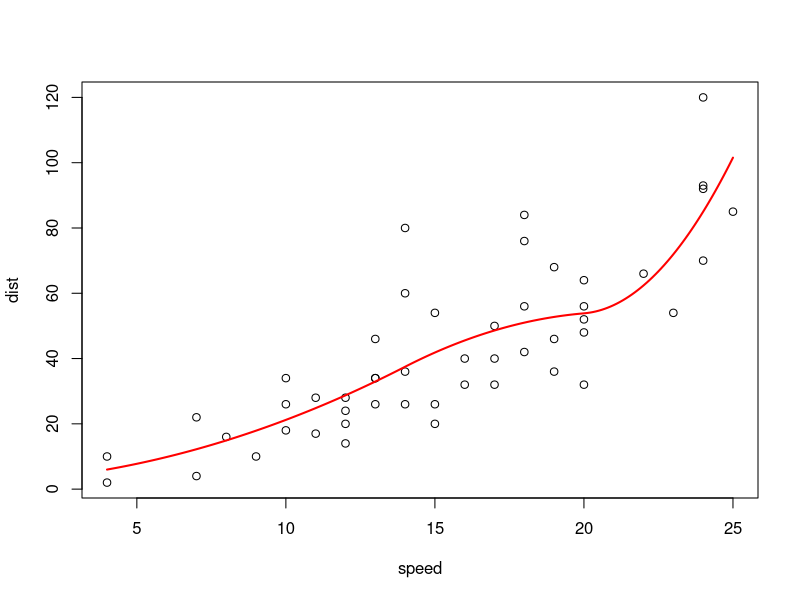
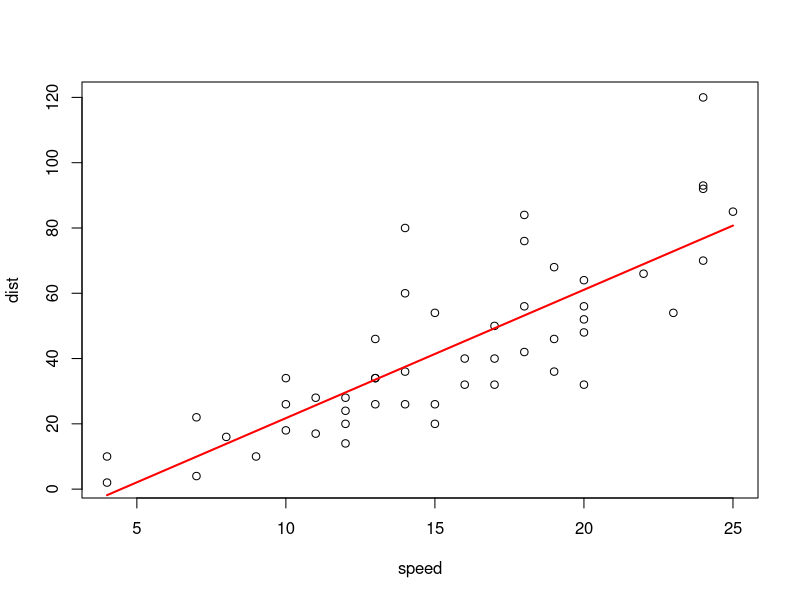
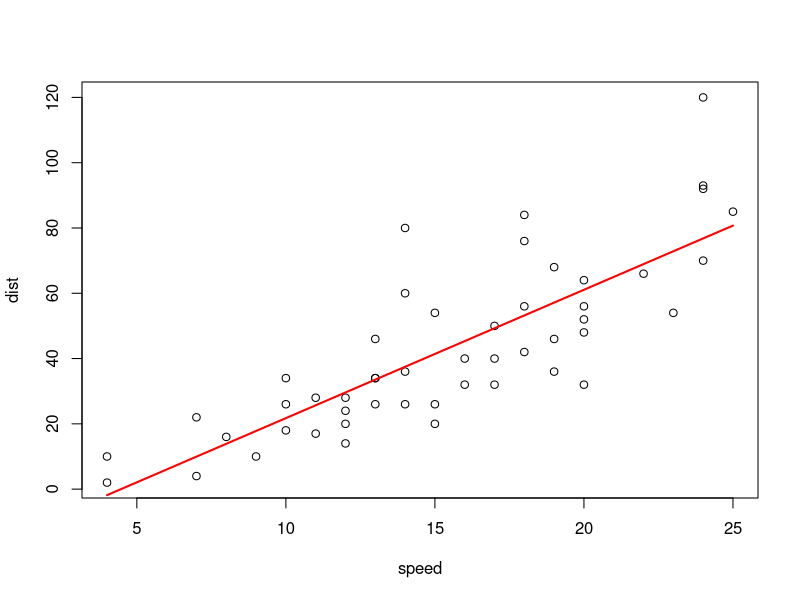
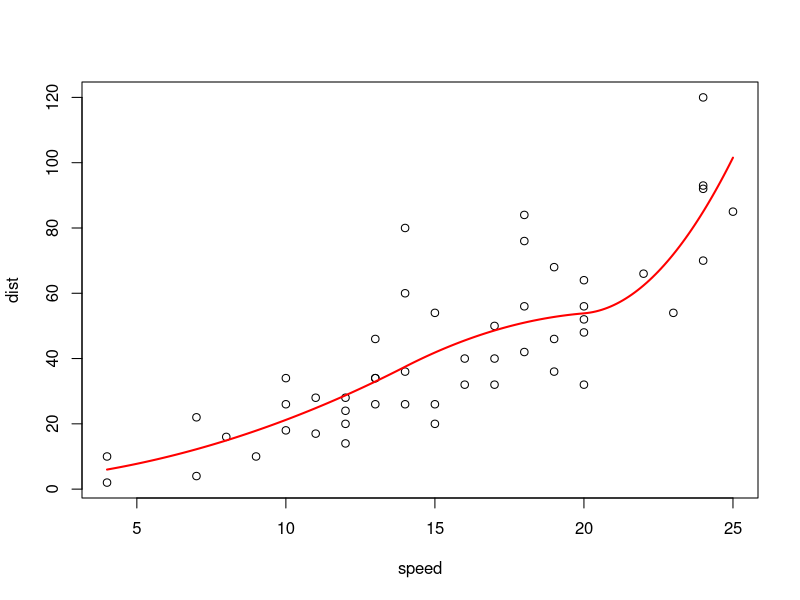

Generate these figures, in order, with R: (Note: this script raises an error after producing the figures.)
# Working out how to fit a linear model without using lm()
# Inspired by "Fitting a Model by Maximum Likelihood"
# by Andrew of Exegetic Analytics
# https://www.r-bloggers.com/fitting-a-model-by-maximum-likelihood/

# Remove all current objects in the workspace
  rm(list = ls(all = TRUE))
  set.seed(123)

# -----------------------------------------------------------------------------
#  So, consider the following dataset, with the following spline regression,
  library(splines)
  K <- c(14, 20)  # knots
  plot(cars)
  lm.mod <- lm(dist ~ bs(speed, knots = c(K), degree = 2), data = cars)
  u <- seq(4, 25, by = 0.1)  # test model at these speeds
  B <- data.frame(speed = u)  # data.frame(speeds)
  lm.Y <- predict(lm.mod, newdata = B)  # predicted dist for the desired speeds
  lines(u, lm.Y, lwd = 2, col = "red")
# We have the following (nice) picture
# But this is done using the lm() function which uses QR decomposition
# While this method is efficient, it uses least squares

# The aim is to determine how to fit a model using gradient descent so that
# maximum likelihood can be used instead
# So first lets max a basic example to work on
  test.mod <- lm(dist ~ speed, data = cars)
  test.Y <- predict(test.mod, newdata = B)
  plot(cars)
  lines(u, test.Y, lwd = 2, col = "red")
  summary(test.mod)

# This model is a straight line so its represented by the function:
# y = beta1*x + beta0
# This is effectively a 1 degree spline with no knots
# lm() looks to find the model with the best residuals, using least squares
# e.g. sum((C[obs] - C[hat])^2)
# The same can be done with optim()

# function(Cobs, Chat) {
#   err <- Cobs - Chat
#   squ.err <- err^2
#   sse <- sum(squ.err)  # Sum of squared errors to be minimised
#   sse
# }

# This final values is what we want to optimise
# To reach the lowest possible squared error, we request that optim changes
# beta1 and beta0 of our function

  ls.func <- function(par, x, y) {
    b0 <- par[1]
    b1 <- par[2]
    err <- y - b1*x - b0
    sse <- sum(err^2)
  }

  ls.func.result <- optim(
    c(-17, 4),  # Initial parameter estimates
    ls.func,  # Fitting function
    method = "BFGS",
    x = cars$speed, y = cars$dist  # Function arguments
  )

# Here we appear to have replicated lm() to within four significant figures
# To make predictions using this model we simply replicate the function
  plot(cars)
  ls.func.Y <- ls.func.result$par[2]*u + ls.func.result$par[1]
  lines(u, ls.func.Y, lwd = 2, col = "red")

# The trick is to apply this to splines
# -----------------------------------------------------------------------------
# Splines are represented by an additive linear model, where each component of
# the spline does not interact with one another.

# To determine the number of parameters for optimisation, the degree of the
# spline and the number of knots must be considered. These are added together to
# determine the number of components there are to the linear model
# 1 degree + 0 knots = 1 component = 2 parameters
# 2 degree + 2 knots = 4 components = 5 parameters

# The basis matrix for a spline is used when fitting a model, therefore we use
# each part of the matrix as an independent variable to determine our dependent
# variable.

# Function for a 2 degree spline with 2 knots
# y = beta1*x[,1] + beta2*x[,2] + beta3*x[,3] + beta4*x[,4] + beta0
  ls.spline2d2k.func <- function(par, x, y) {
    b0 <- par[1]
    b1 <- par[2]
    b2 <- par[3]
    b3 <- par[4]
    b4 <- par[5]
    err <- y - b1*x[,1] - b2*x[,2] - b3*x[,3] - b4*x[,4] - b0
    sse <- sum(err^2)
  }

  ls.spline2d2k.res <- optim(
    c(6, 8, 45, 49, 95),  # Initial parameter estimates
    ls.spline2d2k.func,  # Fitting function
    method = "BFGS",
    x = bs(cars$speed, knots = c(K), degree = 2), y = cars$dist # Function arg.
  )

# To predict a model with a spline in it the new x value must be transformed
# into a basis spline matrix, as dictated by the spline we were fitting
  plot(cars)
  ls.spline.u <- bs(u, knots = c(K), degree = 2)
  ls.spline.Y <- ls.spline2d2k.res$par[2]*ls.spline.u[,1] +
    ls.spline2d2k.res$par[3]*ls.spline.u[,2] +
    ls.spline2d2k.res$par[4]*ls.spline.u[,3] +
    ls.spline2d2k.res$par[5]*ls.spline.u[,4] + ls.spline2d2k.res$par[1]
  lines(u, ls.spline.Y, lwd = 2, col = "red")

# -----------------------------------------------------------------------------
# So how do we make a flexible function to complete this process?
# Well first we should move around our parameters as determined by optim()
# This should be done so that for:
# par[1] == b[1], par[2] == b[2], ..., par[n-1] == b[last], par[n] == intercept
# Where: n = number of parameters
# That way the basis matrix will match up with the numbering of the parameters
  flex.u <- bs(u, knots = c(K), degree = 2)
  flex.optres <- list(
    par = c(
      ls.spline2d2k.res$par[2],
      ls.spline2d2k.res$par[3],
      ls.spline2d2k.res$par[4],
      ls.spline2d2k.res$par[5],
      ls.spline2d2k.res$par[1]
    )
  )
  flex.optres.l <- length(flex.optres$par)
  flex.x <- bs(cars$speed, knots = c(K), degree = 2)

# -   -   -   -   -   -   -   -   -   -   -   -   -   -   -   -   -   -   -   -
# For fitting
# x = bs(cars$speed, knots = c(K), degree = 2), y = cars$dist
  flex.err <- cars$dist
  for (j in 1:flex.optres.l) {
    if (j != flex.optres.l) {
      flex.err <- flex.err - flex.optres$par[i]*flex.x[,i]
    } else {
      flex.err <- flex.err - flex.optres$par[i]
    }
  }
  flex.sse <- sum(flex.err^2)
  flex.sse != ls.spline2d2k.res$value

  lm.spline <- function(par, x, y) {
    err <- y
    for (i in 1:length(par)) {
      if (i != length(par)) {
        err <- err - par[i]*x[,i]
      } else if (i == length(par)) {
        err <- err - par[i]
      }
    }
    return(sum(err^2))
  }

  test <- optim(
    c(8, 45, 49, 95, 6),  # Initial parameter estimates
    lm.spline,  # Fitting function
    method = "BFGS",
    x = bs(cars$speed, knots = c(K), degree = 2), y = cars$dist # Function arg.
  )
  test$value != ls.spline2d2k.res$value

# -   -   -   -   -   -   -   -   -   -   -   -   -   -   -   -   -   -   -   -
# For predicting
  flex.optres.l <- length(flex.optres$par)
  flex.Y <- double(length(u))
  for (j in 1:flex.optres.l) {
    if (j != flex.optres.l) {
      flex.Y <- flex.Y + flex.optres$par[i]*flex.u[,i]
    } else {
      flex.Y <- flex.Y + flex.optres$par[i]
    }
  }
  any(flex.Y != ls.spline.Y)  # Test that this has worked

# For the following function:
# x = the new x values for which you want to predict y
# par = the coefficients of the spline you have fitted
# K = the knots used to fit the spline
# n = the degree used to fit the spline
  predict.spline <- function(x, par, K, n) {
    bs.mat <- bs(x, knots = c(K), degree = n)
    out <- double(length(x))
    for (i in 1:length(par)) {
      if (i != length(par)) {
        out <- out + par[i]*bs.mat[,i]
      } else if (i == length(par)) {
        out <- out + par[i]
      }
    }
    return(out)
  }
# -----------------------------------------------------------------------------
# Lastly lets adjust these functions so that they can be used with maximum
# likelihood estimation and see how much of a difference it makes for the spline
# The function that is given to optim() needs to also optimise sigma so we add
# another parameter
  mle.spline <- function(par, x, y) {
    err <- y
    for (i in 1:length(par)) {
      if (i < length(par) - 1) {
        err <- err - par[i]*x[,i]
      } else if (i == length(par) - 1) {
        err <- err - par[i]
      }
    }
    loglik <- dnorm(err, 0, tail(par, 1), log = T)
    return(-1*sum(loglik))
  }

  mle.test.res <- optim(
    c(50, 2, 8, 60, 35, 1),  # Initial parameter estimates
    mle.spline,  # Fitting function
    method = "BFGS",
    x = bs(cars$speed, knots = c(K), degree = 2), y = cars$dist # Function arg.
  )

  mle.test.Y <- predict.spline(u, mle.test.res$par[-length(mle.test.res$par)], K, 2)
  plot(cars)
  lines(u, mle.test.Y, lwd = 2, col = "red")

# This isn't perfect though if you don't have good initial estimates

  mle.test.res2 <- optim(
    c(50, 2, 8, 60, 35, 1),  # Initial parameter estimates
    mle.spline,  # Fitting function
    method = "BFGS",
    x = bs(cars$speed, knots = c(K), degree = 2), y = cars$dist # Function arg.
  )

  mle.test.Y <- predict.spline(u, mle.test.res2$par[-length(mle.test.res2$par)], K, 2)
  plot(cars)
  lines(u, mle.test.Y, lwd = 2, col = "red")

# Splines appear to be highly dependent on initial estimates!
# But if we have to run lm() to run mle.spline() then why run mle.spline()?
# For this question we need to start looking at PK examples
# -----------------------------------------------------------------------------
  times <- seq(from = 0, to = 24, by = 0.25)	# Time sequence for simulating concentrations

# Simulate dataset
  K <- c(5, 10)  # knots
  CL <- 10	# Clearance, 10 L/h
  V <- 50	# Volume of concribution, 50 L
  KA <- 0.5	# Absorption rate constant, h^-1
  ERR <- 1 + rnorm(n = length(times), mean = 0, sd = 0.3)
  dose <- 50	# mg
  sample.times <- c(0, 0.25, 0.5, 1, 2, 4, 8, 12, 24)  # Sampling times
  conc <- dose*KA/(V*(KA-(CL/V)))*(exp(-CL/V*times)-exp(-KA*times))
  plot(times, log(conc))
  sample.conc <- (conc*ERR)[times %in% sample.times]
  onecomp <- data.frame(time = sample.times, conc = sample.conc)

# Find our initial estimates using QR decomposition via lm()
  pk.modlm <- lm(conc ~ bs(time, knots = c(K), degree = 2), data = onecomp)
  init.par <- unname(pk.modlm$coefficients[c(2:5, 1)])

# Supress warnings due to NaN being produced by estimating sigma of < 0
  suppressWarnings(
    pk.optres <- optim(
      c(init.par, 1),  # Initial parameter estimates
      mle.spline,  # Fitting function
      method = "BFGS",
      x = bs(onecomp$time, knots = c(K), degree = 2), y = onecomp$conc # Function arg.
    )
  )

  u <- times
  B <- data.frame(time = u)
  pk.lm.Y <- predict(pk.modlm, newdata = B)
  pk.mle.Y <- predict.spline(u, pk.optres$par[-length(pk.optres$par)], K, 2)
  plot(onecomp)
  lines(u, pk.lm.Y, lwd = 2, col = "red")
  lines(u, pk.mle.Y, lwd = 2, col = "blue")

# The two lines aren't visibly different when plotted
# When checking with least squares lm is better when comparing to original data
  list(
    lm = sum((conc - pk.lm.Y)^2),
    mle = sum((conc - pk.mle.Y)^2)
  )

# And mle is slightly better when looking at mle
  list(
    lm = -1*sum(dnorm(conc, pk.lm.Y, sd(conc - pk.lm.Y), log = T)),
    mle = -1*sum(dnorm(conc, pk.mle.Y, sd(conc - pk.lm.Y), log = T))
  )

# This phenomemon is the same when observing drugs with two-compartment kinetics
# Will use mle going forwards as it has a big difference when optimising knots
# Best to keep with one method rather than using two
